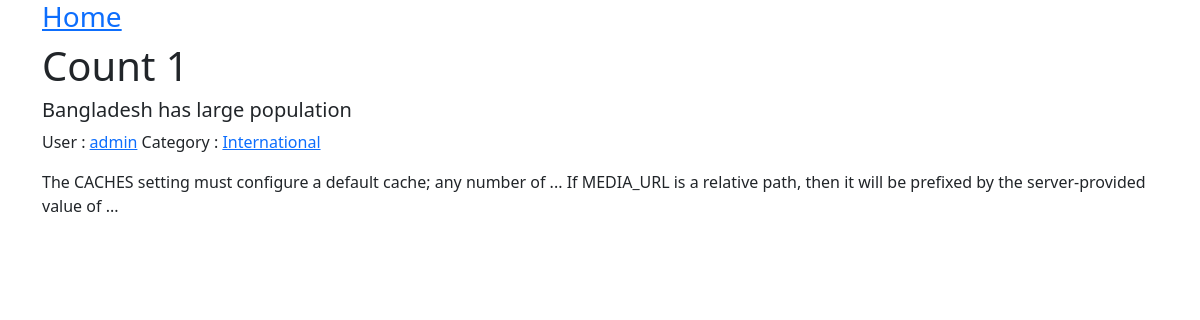
/category/post/list/International, run on the app's committed database.
### post/models.py (models this page shows, shortened)
class Post(models.Model):
    title = models.CharField(max_length=100)
    body = models.TextField()
    author = models.ForeignKey(User, on_delete=models.CASCADE)
    category = models.ForeignKey(Category, on_delete=models.SET_NULL, blank=True, null=True)
    create_on = models.DateTimeField(auto_now_add=True)

class Category(models.Model):
    name = models.CharField(max_length=50)
    def __str__(self):
        return self.name

### post/views.py (the view)
# urls.py: path('category/post/list/<category_name>', views.category_filtering_post, name='caregory-filtering-post'),
def category_filtering_post(request,category_name):
    category = Category.objects.get(name=category_name)
    print(category)
    posts = Post.objects.filter(category=category)
    context = {
        'posts': posts
    }
    return render(request, 'caregory_filtering_post.html', context)

### templates/caregory_filtering_post.html (shortened to what this page needs)
{% extends 'base.html' %}
{% block content %}
<h3><a href='{% url "home" %}'>Home</a></h3>
 <h1>Count {{ posts.count }}</h1>
 {% for post in posts %}
     <div class = "con-md-12 mt-2">
      <div class="col-md-12" >
          <h5 class="title">{{post.title}}</h5>
          <p>User : <a href="{% url 'user-filtering-post' post.author %}">{{ post.author}}</a> Category : <a href="{% url 'caregory-filtering-post' post.category %}">{{ post.category }}</a></p>
          <p class="
          text">{{ post.body }}</p>
        </div>
      </div>
 {% endfor %}
 {% endblock %}

### data on the page
Post: title "Bangladesh has large population", author "admin", category "International", body "The CACHES setting must configure a default cache; any number of ... If MEDIA_URL is a relative path, then it will be prefixed by the server-provided value of ..."

### other printed values
{{ posts.count }} "1"
